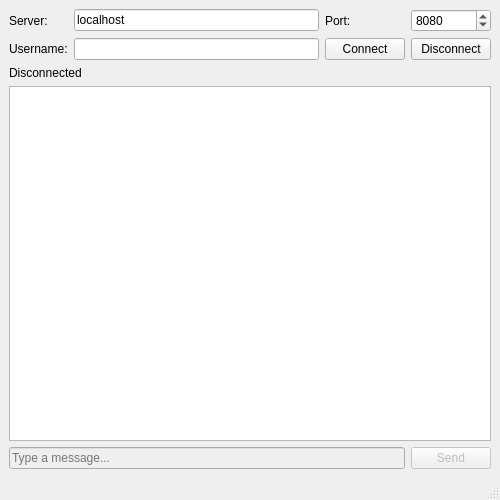
<?xml version="1.0" encoding="UTF-8"?>
<ui version="4.0">
 <class>MessagingClient</class>
 <widget class="QMainWindow" name="MessagingClient">
  <property name="geometry">
   <rect>
    <x>0</x>
    <y>0</y>
    <width>500</width>
    <height>500</height>
   </rect>
  </property>
  <property name="windowTitle">
   <string>Qt Messaging Client by LETEKYs</string>
  </property>
  <widget class="QWidget" name="centralwidget">
   <layout class="QVBoxLayout" name="verticalLayout">
    <item>
     <layout class="QGridLayout" name="gridLayout">
      <item row="0" column="0">
       <widget class="QLabel" name="label">
        <property name="text">
         <string>Server:</string>
        </property>
       </widget>
      </item>
      <item row="0" column="1">
       <widget class="QLineEdit" name="serverInput">
        <property name="text">
         <string>localhost</string>
        </property>
       </widget>
      </item>
      <item row="0" column="2">
       <widget class="QLabel" name="label_2">
        <property name="text">
         <string>Port:</string>
        </property>
       </widget>
      </item>
      <item row="0" column="3">
       <widget class="QSpinBox" name="portSpinBox">
        <property name="minimum">
         <number>1024</number>
        </property>
        <property name="maximum">
         <number>65535</number>
        </property>
        <property name="value">
         <number>8080</number>
        </property>
       </widget>
      </item>
      <item row="1" column="0">
       <widget class="QLabel" name="label_3">
        <property name="text">
         <string>Username:</string>
        </property>
       </widget>
      </item>
      <item row="1" column="1">
       <widget class="QLineEdit" name="usernameInput"/>
      </item>
      <item row="1" column="2" colspan="2">
       <layout class="QHBoxLayout" name="horizontalLayout_2">
        <item>
         <widget class="QPushButton" name="connectButton">
          <property name="text">
           <string>Connect</string>
          </property>
         </widget>
        </item>
        <item>
         <widget class="QPushButton" name="disconnectButton">
          <property name="text">
           <string>Disconnect</string>
          </property>
         </widget>
        </item>
       </layout>
      </item>
     </layout>
    </item>
    <item>
     <widget class="QLabel" name="statusLabel">
      <property name="text">
       <string>Disconnected</string>
      </property>
     </widget>
    </item>
    <item>
     <widget class="QTextEdit" name="chatDisplay">
      <property name="readOnly">
       <bool>true</bool>
      </property>
     </widget>
    </item>
    <item>
     <layout class="QHBoxLayout" name="horizontalLayout">
      <item>
       <widget class="QLineEdit" name="messageInput">
        <property name="enabled">
         <bool>false</bool>
        </property>
        <property name="placeholderText">
         <string>Type a message...</string>
        </property>
       </widget>
      </item>
      <item>
       <widget class="QPushButton" name="sendButton">
        <property name="enabled">
         <bool>false</bool>
        </property>
        <property name="text">
         <string>Send</string>
        </property>
       </widget>
      </item>
     </layout>
    </item>
   </layout>
  </widget>
  <widget class="QMenuBar" name="menubar">
   <property name="geometry">
    <rect>
     <x>0</x>
     <y>0</y>
     <width>500</width>
     <height>22</height>
    </rect>
   </property>
  </widget>
  <widget class="QStatusBar" name="statusbar"/>
 </widget>
 <resources/>
 <connections/>
</ui>
